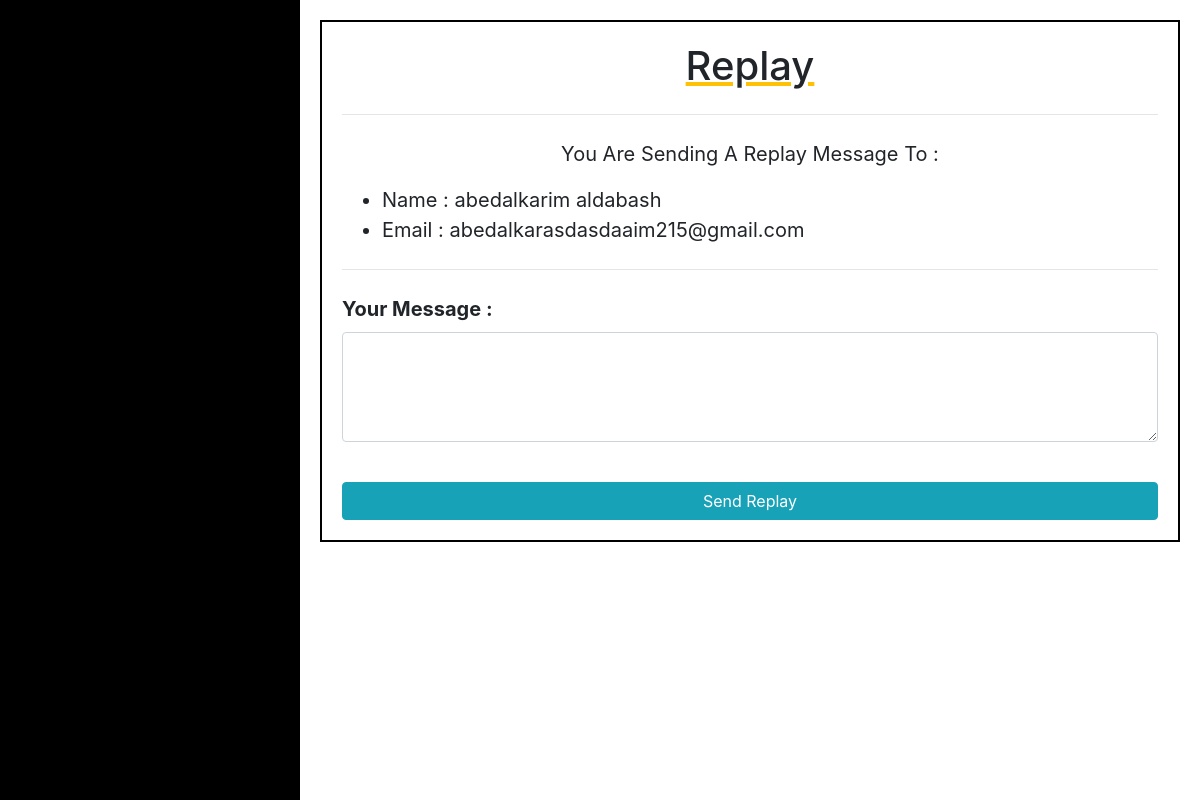
Screenshot of /replay/114/ (signed in) with the database file from the repository.
### page/models.py (models this page shows, shortened)
class Contact(models.Model) :
    name = models.CharField(max_length=200,blank=True,null=True)
    email_sender = models.EmailField(blank=True,null=True)
    text = models.TextField(blank=True,null=True)
    time = models.DateTimeField(auto_now=True,blank=True,null=True)
    receiver = models.ForeignKey(Person,on_delete=models.CASCADE,blank=True,null=True)

### page/views.py (the view, shortened to what this page needs)
# urls.py: path('replay/<int:receiver_id>/', user_replay, name='user_replay'),
@login_required(login_url='login_user')
def user_replay(request,receiver_id):
    person = get_object_or_404(Person, user=request.user)
    receiver = get_object_or_404(Contact, pk=receiver_id, receiver=person)
    if request.method == "GET" :
        context = {
            'receiver':receiver,
        }
        return render(request, 'page/messages/user_replyes.html', context)

### page/templates/page/messages/user_replyes.html (shortened to what this page needs)
{% extends 'page/layouts/base.html' %}
{% block content %}
<section style="margin: 20px;border: black solid 2px;padding: 20px"  id="replay">
        <h1 class="head_section" style="text-align: center">Replay</h1>
    <hr class="my-4">
    <div style="font-size: 20px;text-align: center">
        <p> You Are Sending A Replay Message To :</p>
        <ul style="text-align: left">
            <li>Name : {{ receiver.name }}</li>
            <li>Email : {{ receiver.email_sender }}</li>
        </ul>
    </div>
    <hr class="my-4">
    <form action="{% url 'user_replay' receiver.id %}" method="post">
        <div class="row">
            <div class="col-md-12">
                <div class="form-group">
                    <label style="font-size: 20px" for="exampleFormControlTextarea1">Your Message  :</label>
                    <textarea name="message_replay" class="form-control" id="exampleFormControlTextarea1" rows="4"></textarea>
                </div>
            </div>
        </div>
        <br>
        <button style="display: block;width: 100%" class="btn btn-info" type="submit">Send Replay</button>
    </form>
        </section>
{% endblock %}

### page/static/page/css/style.css (style rules this page uses)
html { scroll-behavior : smooth; }
body { margin: 0; padding: 0; }
:root { --color-black: #000000; --color-white: #ffffff; --color-border: #ffffff34; --font-staat: 'Staatliches', cursive; --font-os: 'Oswald', sans-serif; --font-ram: 'Rambla', sans-serif; }

### page/static/page/css/myCss.css (style rules this page uses)
label { font-weight: 700; }

### rows the page displays
Contact: name "abedalkarim aldabash", email_sender "abedalkarasdasdaaim215@gmail.com"
